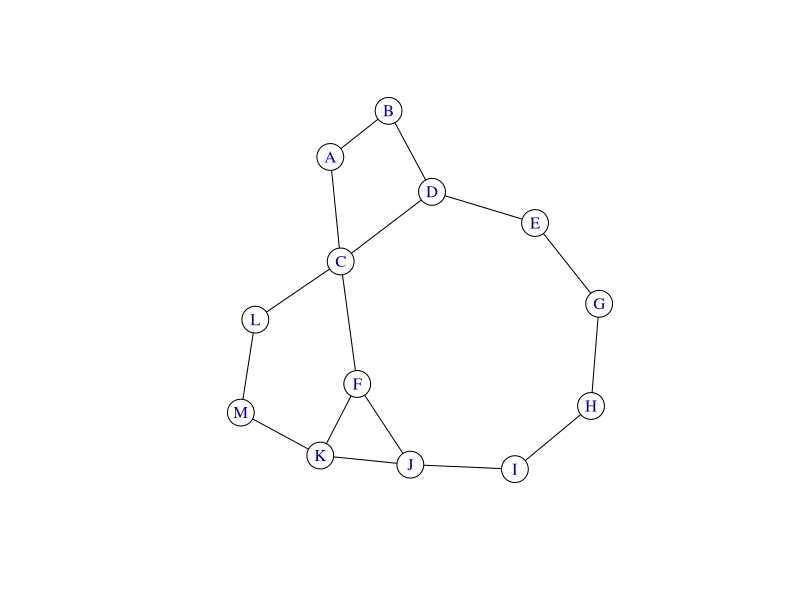

The R source for this figure:
library(igraph)
#node_heuristic<-c(240,186,182,163,170,150,165,139,120,130,122,104,100,77,72,65,65,0)
#names(node_heuristic)<-c('A','B','C','D','E','F','G','H','I','J','K','L','M','N','O','P','Q','R')

#graph_1<-graph(edges=c('A','B','A','C','A','D','A','E','B','K','C','I','D','N','E','J','K','H','I','L','I','M','I','F','N','F','N','J','J','Q','J','G','H','L','L','P','M','O','Q','R','Q','G','P','R','P','O','O','R'),directed=F)
#E(graph_1)$weight<-c(73,64,89,104,83,64,89,40,35,28,20,31,84,53,80,35,36,63,50,65,113,65,41,72)

node_heuristic<-c(223,222,166,192,165,136,122,111,100,60,32,102,0)
names(node_heuristic)<-c('A','B','C','D','E','F','G','H','I','J','K','L','M')

graph_1<-graph(edges = c('A','B','A','C','B','D','C','D','C','F','C','L','D','E','F','J','F','K','L','M','E','G','J','I','J','K','K','M','G','H','I','H'),directed = F)

start_node<-'A'
goal<-'M'

V(graph_1)$color<-"white"
E(graph_1)$color<-"black"

open<-c()
open[start_node]<-node_heuristic[start_node]
closed<-c()
path<-c()
flag<-FALSE
while(TRUE){
  if(length(open)==0){
    break
  }
  n<-names(open)[1]
  if(n==goal){
    path<-c(path,n)
    flag<-TRUE
    break
  }
  closed<-c(closed,open[1])
  open<-open[-1]
  adj<-adjacent_vertices(graph_1,n)
  for(i in 1:length(adj[[1]])){
    if(adj[[1]][i]$name %in% names(open) || adj[[1]][i]$name %in% names(closed)){
      next
    }
    open[adj[[1]][i]$name]<-node_heuristic[adj[[1]][i]$name]
  }
  ordered_open<-order(as.numeric(open))
  open<-open[ordered_open]
  print(closed)
  path<-c(path,n)
}

plot(graph_1)


if(flag){
  print(path)
}else{
  print("path not found")
}
